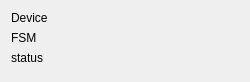
<?xml version="1.0" encoding="UTF-8"?>
<ui version="4.0">
 <class>Form</class>
 <widget class="QWidget" name="Form">
  <property name="geometry">
   <rect>
    <x>0</x>
    <y>0</y>
    <width>250</width>
    <height>82</height>
   </rect>
  </property>
  <property name="windowTitle">
   <string>Form</string>
  </property>
  <layout class="QFormLayout" name="formLayout">
   <item row="0" column="0" colspan="2">
    <layout class="QVBoxLayout" name="verticalLayout">
     <item>
      <widget class="QLabel" name="label">
       <property name="text">
        <string>Device</string>
       </property>
      </widget>
     </item>
     <item>
      <widget class="xqt::fsmDisplay" name="label_2">
       <property name="text">
        <string>FSM</string>
       </property>
      </widget>
     </item>
     <item>
      <widget class="xqt::statusDisplay" name="label_3">
       <property name="text">
        <string>status</string>
       </property>
      </widget>
     </item>
    </layout>
   </item>
  </layout>
 </widget>
 <customwidgets>
  <customwidget>
   <class>xqt::statusDisplay</class>
   <extends>QLabel</extends>
   <header>../xWidgets/statusDisplay.hpp</header>
  </customwidget>
  <customwidget>
   <class>xqt::fsmDisplay</class>
   <extends>QLabel</extends>
   <header>../xWidgets/fsmDisplay.hpp</header>
  </customwidget>
 </customwidgets>
 <resources/>
 <connections/>
</ui>
